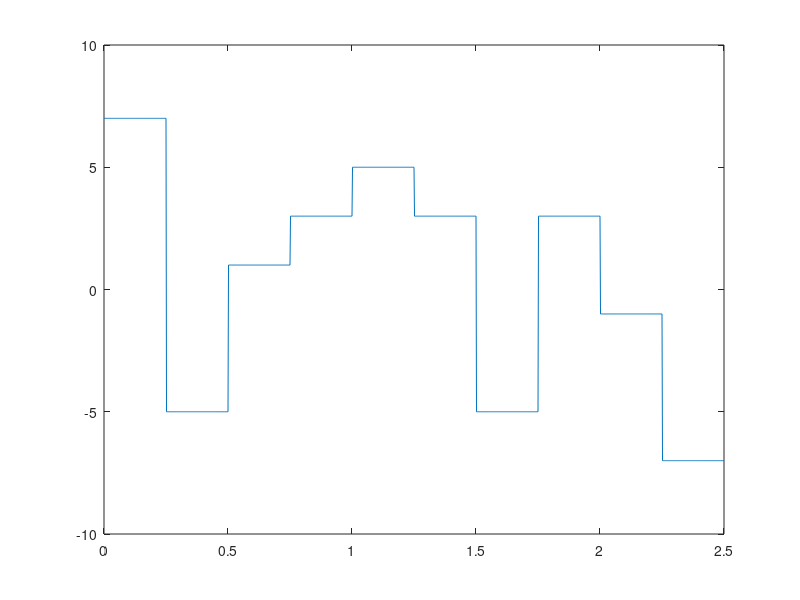

Reproduce this figure in MATLAB.
%Semnal dreptunghiular  multinivel aleator
clear all
rezolutie = 0.002; %(2 ms)
multinivel = [ -7 -5 -3 -1 1 3 5 7];
durata = 0.25; %durata unui nivel
nrtrepte = 10;
timp = 0:rezolutie:durata*nrtrepte;
i = 1;
k = 1;
nr = rand(1,nrtrepte);
x=zeros(1,length(timp));   

%normalizare la valorile 1 -> lungime multinivel pt a alege elemente din
%vector

nrnorm = round(1 + (length(multinivel)-1) * ( nr - min(nr))/( max(nr) - min(nr) ));

for i=1:length(timp)
        if(timp(i) <= k*durata)
            x(i) = multinivel(nrnorm(k));
        else
            if(k == nrtrepte)
                break;
            else
            k = k + 1;
            x(i) = multinivel(nrnorm(k));
            end
        end
end

plot(timp, x);


